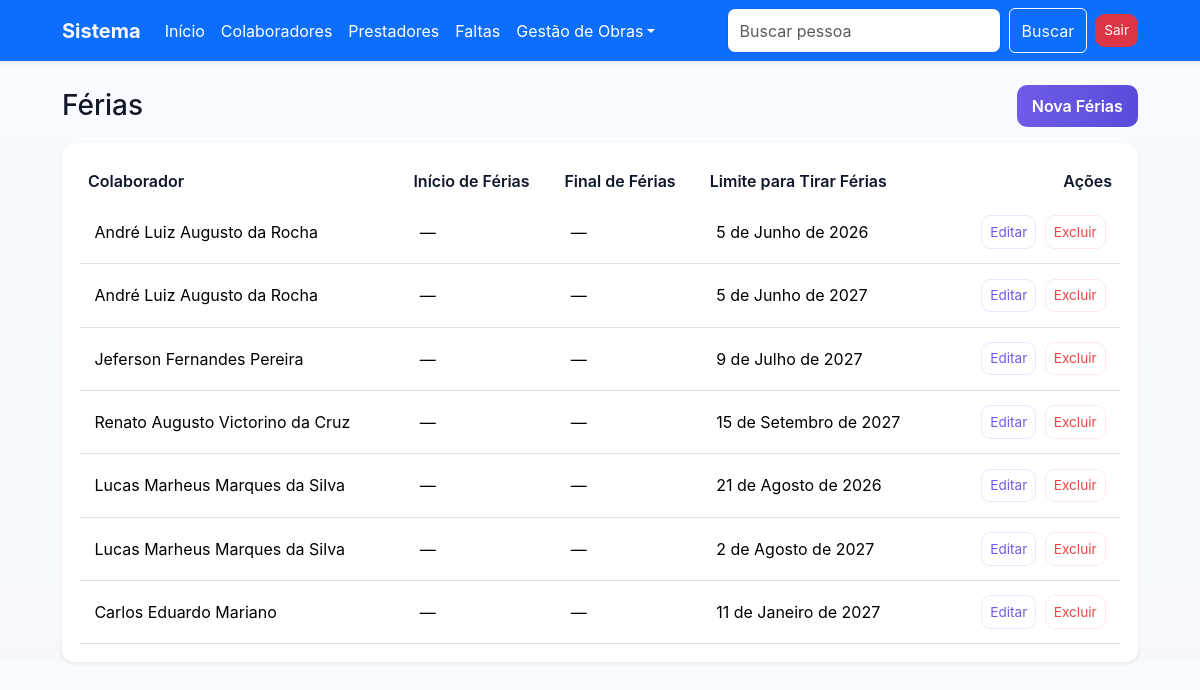
Screenshot of /ferias/ (signed in) with the database file from the repository.
### cadastro/models.py (models this page shows, shortened)
class Ferias(models.Model):
    nome = models.ForeignKey(Pessoa, on_delete=models.CASCADE)
    data_admissao = models.DateField('Data de Admissão', null=True, blank=True)
    data_limite = models.DateField('Vencimento das Férias', null=True, blank=True)
    periodo_aquisitivo = models.DateField('Início Aquisitivo', null=True, blank=True)
    fim_aquisitivo = models.DateField('Fim Aquisitivo', null=True, blank=True)
    limite_gozo = models.DateField('Limite para Gozo', null=True, blank=True)
    inicio_gozo = models.DateField('Início do Gozo', null=True, blank=True)
    fim_gozo = models.DateField('Fim do Gozo', null=True, blank=True)

class Pessoa(models.Model):
    nome = models.CharField('Nome', max_length=100)
    data_admissao = models.DateField(
        'Data de Admissão', null=True, blank=True)
    funcao = models.CharField('Função', max_length=100, null=True, blank=True)
    endereco = models.CharField(
        'Endereço', max_length=255, null=True, blank=True)
    documento = models.CharField(
        'Documento', max_length=50, null=True, blank=True)
    prestador = models.ForeignKey(
        'Prestador', on_delete=models.CASCADE, null=True, blank=True)

### cadastro/views.py (the view)
# urls.py: path('ferias/', FeriasListView.as_view(), name='ferias-list'),
class FeriasListView(LoginRequiredMixin, ListView):
    model = Ferias
    template_name = 'ferias_list.html'
    context_object_name = 'ferias'
    ordering = ['nome']

### usuario/views.py (called while the page is built)
    def dispatch(self, request, *args, **kwargs):
        if not request.session.get('logado'):
            messages.error(
                request, 'Acesso negado. Por favor, realize o login.')
            return redirect('usuario_login')
        return super().dispatch(request, *args, **kwargs)

### cadastro/templates/ferias_list.html (shortened to what this page needs)
{% extends 'base.html' %}
{% load static %}
{% block content %}
<div class="d-flex justify-content-between align-items-center mb-3">
  <h3 class="mb-0">Férias</h3>
  <div>
    <a href="{% url 'ferias-create' %}" class="btn btn-primary">Nova Férias</a>
  </div>
</div>
<div class="card shadow-sm">
  <div class="card-body p-0">
    <div class="table-responsive">
      <table class="table table-hover mb-0">
        <thead class="table-light">
          <tr>
            <th>Colaborador</th>
            <th>Início de Férias</th>
            <th>Final de Férias</th>
            <th>Limite para Tirar Férias</th>
            <th class="text-end">Ações</th>
          </tr>
        </thead>
        <tbody>
          {% for obj in ferias %}
            <tr>
              <td>{{ obj.nome.nome }}</td>
              <td>{{ obj.inicio_gozo|default:'—' }}</td>
              <td>{{ obj.fim_gozo|default:'—' }}</td>
              <td>{{ obj.limite_gozo|default:'—' }}</td>
              <td class="text-end">
                <a href="{% url 'ferias-update' obj.pk %}" class="btn btn-sm btn-outline-primary me-1">Editar</a>
                <a href="{% url 'ferias-delete' obj.pk %}" class="btn btn-sm btn-outline-danger">Excluir</a>
              </td>
            </tr>
          {% empty %}
            <tr><td colspan="4" class="text-center py-4">Nenhuma férias encontrada.</td></tr>
          {% endfor %}
        </tbody>
      </table>
    </div>
  </div>
</div>
{% endblock %}

### templates/static/css/style.css (style rules this page uses)
:root { --bg:#f6f8fb; --card:#ffffff; --muted:#6b7280; --accent:#6c5ce7; --accent-600:#5a4cdb; --danger:#ef4444; --glass: rgba(255,255,255,0.6); }
* { box-sizing:border-box }
body { margin:0; font-family: Inter, system-ui, -apple-system, "Segoe UI", Roboto, "Helvetica Neue", Arial, sans-serif; background: linear-gradient(180deg, #f8fbff 0%, var(--bg) 100%); color:#111827; -webkit-font-smoothing:antialiased; -moz-osx-font-smoothing:grayscale; }
.card { background:var(--card); border:0; border-radius:12px; padding:18px; }
.card.shadow-sm { box-shadow:0 6px 20px rgba(17,24,39,0.06) }
.btn-primary { background:linear-gradient(90deg,var(--accent),var(--accent-600)); border:0; color:#fff; padding:.55rem .95rem; font-weight:600; border-radius:10px; transition:transform .18s ease, box-shadow .18s ease; }
.btn-outline-primary { border:1px solid rgba(108,92,231,.15);color:var(--accent) }
.btn-outline-danger { border:1px solid rgba(239,68,68,.12);color:var(--danger) }
.table { margin-bottom:0 }
.table thead th { border-bottom:0;background:transparent;color:#0f172a;font-weight:600 }
.table tbody td { vertical-align:middle;padding:.9rem }
.btn-sm { padding:.35rem .5rem;border-radius:.6rem;font-size:.85rem }

### rows the page displays
Ferias: nome.nome "André Luiz Augusto da Rocha", inicio_gozo "—", fim_gozo "—", limite_gozo "5 de Junho de 2026"
Ferias: nome.nome "André Luiz Augusto da Rocha", inicio_gozo "—", fim_gozo "—", limite_gozo "5 de Junho de 2027"
Ferias: nome.nome "Jeferson Fernandes Pereira", inicio_gozo "—", fim_gozo "—", limite_gozo "9 de Julho de 2027"
Ferias: nome.nome "Renato Augusto Victorino da Cruz", inicio_gozo "—", fim_gozo "—", limite_gozo "15 de Setembro de 2027"
Ferias: nome.nome "Lucas Marheus Marques da Silva", inicio_gozo "—", fim_gozo "—", limite_gozo "21 de Agosto de 2026"
Ferias: nome.nome "Lucas Marheus Marques da Silva", inicio_gozo "—", fim_gozo "—", limite_gozo "2 de Agosto de 2027"
Ferias: nome.nome "Carlos Eduardo Mariano", inicio_gozo "—", fim_gozo "—", limite_gozo "11 de Janeiro de 2027"
